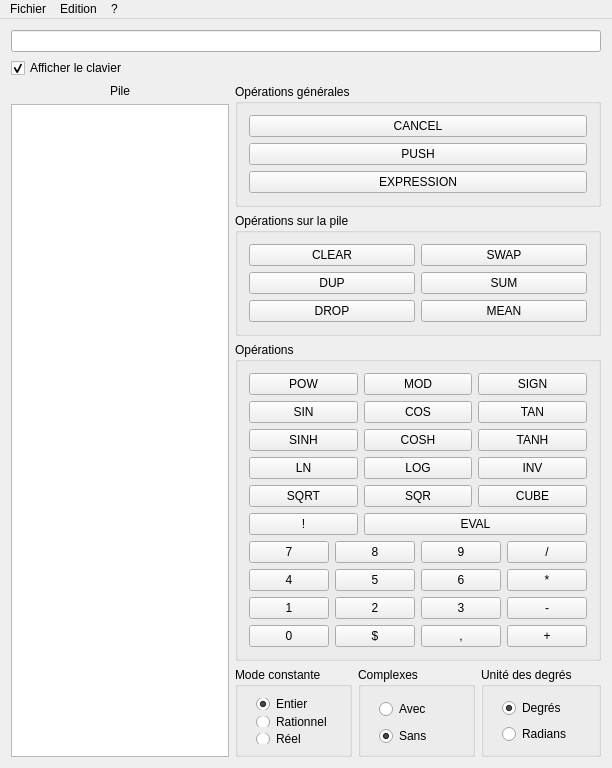
<?xml version="1.0" encoding="UTF-8"?>
<ui version="4.0">
 <class>CalculatricePolonaise</class>
 <widget class="QMainWindow" name="CalculatricePolonaise">
  <property name="geometry">
   <rect>
    <x>0</x>
    <y>0</y>
    <width>612</width>
    <height>768</height>
   </rect>
  </property>
  <property name="windowTitle">
   <string>CalculatricePolonaise</string>
  </property>
  <widget class="QWidget" name="centralWidget">
   <layout class="QVBoxLayout" name="verticalLayout_5">
    <item>
     <widget class="QLineEdit" name="affichageConstante">
      <property name="font">
       <font>
        <family>Courier New</family>
        <pointsize>9</pointsize>
       </font>
      </property>
      <property name="alignment">
       <set>Qt::AlignRight|Qt::AlignTrailing|Qt::AlignVCenter</set>
      </property>
      <property name="readOnly">
       <bool>true</bool>
      </property>
     </widget>
    </item>
    <item>
     <widget class="QCheckBox" name="checkBoxClavier">
      <property name="text">
       <string>Afficher le clavier</string>
      </property>
      <property name="checked">
       <bool>true</bool>
      </property>
     </widget>
    </item>
    <item>
     <layout class="QHBoxLayout" name="horizontalLayout">
      <item>
       <layout class="QVBoxLayout" name="verticalLayout">
        <property name="spacing">
         <number>6</number>
        </property>
        <item>
         <widget class="QLabel" name="label">
          <property name="text">
           <string>Pile</string>
          </property>
          <property name="alignment">
           <set>Qt::AlignCenter</set>
          </property>
         </widget>
        </item>
        <item>
         <widget class="QTextEdit" name="affichagePile">
          <property name="font">
           <font>
            <family>Courier New</family>
            <pointsize>9</pointsize>
           </font>
          </property>
          <property name="readOnly">
           <bool>true</bool>
          </property>
         </widget>
        </item>
       </layout>
      </item>
      <item>
       <layout class="QVBoxLayout" name="layoutClavier">
        <item>
         <layout class="QHBoxLayout" name="horizontalLayout_4">
          <item>
           <widget class="QGroupBox" name="groupBox_4">
            <property name="title">
             <string>Opérations générales</string>
            </property>
            <layout class="QVBoxLayout" name="verticalLayout_8">
             <item>
              <widget class="QPushButton" name="pushButtonCancel">
               <property name="text">
                <string>CANCEL</string>
               </property>
              </widget>
             </item>
             <item>
              <widget class="QPushButton" name="pushButtonPush">
               <property name="text">
                <string>PUSH</string>
               </property>
              </widget>
             </item>
             <item>
              <widget class="QPushButton" name="pushButtonExp">
               <property name="text">
                <string>EXPRESSION</string>
               </property>
              </widget>
             </item>
            </layout>
           </widget>
          </item>
         </layout>
        </item>
        <item>
         <layout class="QHBoxLayout" name="horizontalLayout_3">
          <item>
           <widget class="QGroupBox" name="groupBox_3">
            <property name="title">
             <string>Opérations sur la pile</string>
            </property>
            <layout class="QVBoxLayout" name="verticalLayout_6">
             <item>
              <layout class="QGridLayout" name="gridLayout_5">
               <property name="horizontalSpacing">
                <number>6</number>
               </property>
               <item row="0" column="1">
                <widget class="QPushButton" name="pushButtonSwap">
                 <property name="text">
                  <string>SWAP</string>
                 </property>
                </widget>
               </item>
               <item row="1" column="1">
                <widget class="QPushButton" name="pushButtonSum">
                 <property name="text">
                  <string>SUM</string>
                 </property>
                </widget>
               </item>
               <item row="2" column="1">
                <widget class="QPushButton" name="pushButtonMean">
                 <property name="text">
                  <string>MEAN</string>
                 </property>
                </widget>
               </item>
               <item row="0" column="0">
                <widget class="QPushButton" name="pushButtonClear">
                 <property name="text">
                  <string>CLEAR</string>
                 </property>
                </widget>
               </item>
               <item row="1" column="0">
                <widget class="QPushButton" name="pushButtonDup">
                 <property name="text">
                  <string>DUP</string>
                 </property>
                </widget>
               </item>
               <item row="2" column="0">
                <widget class="QPushButton" name="pushButtonDrop">
                 <property name="text">
                  <string>DROP</string>
                 </property>
                </widget>
               </item>
              </layout>
             </item>
            </layout>
           </widget>
          </item>
         </layout>
        </item>
        <item>
         <layout class="QHBoxLayout" name="horizontalLayout_5">
          <item>
           <widget class="QGroupBox" name="groupBox_5">
            <property name="title">
             <string>Opérations</string>
            </property>
            <layout class="QVBoxLayout" name="verticalLayout_7">
             <item>
              <layout class="QGridLayout" name="gridLayout_4">
               <item row="0" column="0">
                <widget class="QPushButton" name="pushButtonPow">
                 <property name="text">
                  <string>POW</string>
                 </property>
                </widget>
               </item>
               <item row="0" column="1">
                <widget class="QPushButton" name="pushButtonMod">
                 <property name="text">
                  <string>MOD</string>
                 </property>
                </widget>
               </item>
               <item row="0" column="2">
                <widget class="QPushButton" name="pushButtonSign">
                 <property name="text">
                  <string>SIGN</string>
                 </property>
                </widget>
               </item>
               <item row="1" column="0">
                <widget class="QPushButton" name="pushButtonSin">
                 <property name="text">
                  <string>SIN</string>
                 </property>
                </widget>
               </item>
               <item row="1" column="1">
                <widget class="QPushButton" name="pushButtonCos">
                 <property name="text">
                  <string>COS</string>
                 </property>
                </widget>
               </item>
               <item row="1" column="2">
                <widget class="QPushButton" name="pushButtonTan">
                 <property name="text">
                  <string>TAN</string>
                 </property>
                </widget>
               </item>
               <item row="2" column="0">
                <widget class="QPushButton" name="pushButtonSinh">
                 <property name="text">
                  <string>SINH</string>
                 </property>
                </widget>
               </item>
               <item row="2" column="1">
                <widget class="QPushButton" name="pushButtonCosh">
                 <property name="text">
                  <string>COSH</string>
                 </property>
                </widget>
               </item>
               <item row="2" column="2">
                <widget class="QPushButton" name="pushButtonTanh">
                 <property name="text">
                  <string>TANH</string>
                 </property>
                </widget>
               </item>
               <item row="3" column="0">
                <widget class="QPushButton" name="pushButtonLn">
                 <property name="text">
                  <string>LN</string>
                 </property>
                </widget>
               </item>
               <item row="3" column="1">
                <widget class="QPushButton" name="pushButtonLog">
                 <property name="text">
                  <string>LOG</string>
                 </property>
                </widget>
               </item>
               <item row="3" column="2">
                <widget class="QPushButton" name="pushButtonInv">
                 <property name="text">
                  <string>INV</string>
                 </property>
                </widget>
               </item>
               <item row="4" column="0">
                <widget class="QPushButton" name="pushButtonSqrt">
                 <property name="text">
                  <string>SQRT</string>
                 </property>
                </widget>
               </item>
               <item row="4" column="1">
                <widget class="QPushButton" name="pushButtonSqr">
                 <property name="text">
                  <string>SQR</string>
                 </property>
                </widget>
               </item>
               <item row="4" column="2">
                <widget class="QPushButton" name="pushButtonCube">
                 <property name="text">
                  <string>CUBE</string>
                 </property>
                </widget>
               </item>
               <item row="5" column="0">
                <widget class="QPushButton" name="pushButtonFact">
                 <property name="text">
                  <string>!</string>
                 </property>
                </widget>
               </item>
               <item row="5" column="1" colspan="2">
                <widget class="QPushButton" name="pushButtonEval">
                 <property name="text">
                  <string>EVAL</string>
                 </property>
                </widget>
               </item>
              </layout>
             </item>
             <item>
              <layout class="QGridLayout" name="gridLayout">
               <item row="0" column="0">
                <widget class="QPushButton" name="pushButton7">
                 <property name="text">
                  <string>7</string>
                 </property>
                </widget>
               </item>
               <item row="0" column="1">
                <widget class="QPushButton" name="pushButton8">
                 <property name="text">
                  <string>8</string>
                 </property>
                </widget>
               </item>
               <item row="0" column="2">
                <widget class="QPushButton" name="pushButton9">
                 <property name="text">
                  <string>9</string>
                 </property>
                </widget>
               </item>
               <item row="0" column="3">
                <widget class="QPushButton" name="pushButtonDiv">
                 <property name="text">
                  <string>/</string>
                 </property>
                </widget>
               </item>
               <item row="1" column="0">
                <widget class="QPushButton" name="pushButton4">
                 <property name="text">
                  <string>4</string>
                 </property>
                </widget>
               </item>
               <item row="1" column="2">
                <widget class="QPushButton" name="pushButton6">
                 <property name="text">
                  <string>6</string>
                 </property>
                </widget>
               </item>
               <item row="1" column="1">
                <widget class="QPushButton" name="pushButton5">
                 <property name="text">
                  <string>5</string>
                 </property>
                </widget>
               </item>
               <item row="2" column="2">
                <widget class="QPushButton" name="pushButton3">
                 <property name="text">
                  <string>3</string>
                 </property>
                </widget>
               </item>
               <item row="2" column="1">
                <widget class="QPushButton" name="pushButton2">
                 <property name="text">
                  <string>2</string>
                 </property>
                </widget>
               </item>
               <item row="2" column="0">
                <widget class="QPushButton" name="pushButton1">
                 <property name="text">
                  <string>1</string>
                 </property>
                </widget>
               </item>
               <item row="3" column="0">
                <widget class="QPushButton" name="pushButton0">
                 <property name="text">
                  <string>0</string>
                 </property>
                </widget>
               </item>
               <item row="3" column="2">
                <widget class="QPushButton" name="pushButtonVirgule">
                 <property name="text">
                  <string>,</string>
                 </property>
                </widget>
               </item>
               <item row="1" column="3">
                <widget class="QPushButton" name="pushButtonMult">
                 <property name="text">
                  <string>*</string>
                 </property>
                </widget>
               </item>
               <item row="2" column="3">
                <widget class="QPushButton" name="pushButtonMoins">
                 <property name="text">
                  <string>-</string>
                 </property>
                </widget>
               </item>
               <item row="3" column="3">
                <widget class="QPushButton" name="pushButtonPlus">
                 <property name="text">
                  <string>+</string>
                 </property>
                </widget>
               </item>
               <item row="3" column="1">
                <widget class="QPushButton" name="pushButtonDollar">
                 <property name="text">
                  <string>$</string>
                 </property>
                </widget>
               </item>
              </layout>
             </item>
            </layout>
           </widget>
          </item>
         </layout>
        </item>
        <item>
         <layout class="QHBoxLayout" name="horizontalLayout_2">
          <item>
           <widget class="QGroupBox" name="groupBox">
            <property name="title">
             <string>Mode constante</string>
            </property>
            <widget class="QWidget" name="verticalLayoutWidget">
             <property name="geometry">
              <rect>
               <x>10</x>
               <y>20</y>
               <width>101</width>
               <height>68</height>
              </rect>
             </property>
             <layout class="QVBoxLayout" name="verticalLayout_3">
              <item>
               <widget class="QRadioButton" name="radioButtonEntier">
                <property name="text">
                 <string>Entier</string>
                </property>
                <property name="checked">
                 <bool>true</bool>
                </property>
               </widget>
              </item>
              <item>
               <widget class="QRadioButton" name="radioButtonRationnel">
                <property name="text">
                 <string>Rationnel</string>
                </property>
               </widget>
              </item>
              <item>
               <widget class="QRadioButton" name="radioButtonReel">
                <property name="text">
                 <string>Réel</string>
                </property>
               </widget>
              </item>
             </layout>
            </widget>
           </widget>
          </item>
          <item>
           <widget class="QGroupBox" name="groupBox_2">
            <property name="title">
             <string>Complexes</string>
            </property>
            <widget class="QWidget" name="verticalLayoutWidget_2">
             <property name="geometry">
              <rect>
               <x>10</x>
               <y>20</y>
               <width>181</width>
               <height>71</height>
              </rect>
             </property>
             <layout class="QVBoxLayout" name="verticalLayout_4">
              <item>
               <widget class="QRadioButton" name="radioButtonAvecComplexes">
                <property name="text">
                 <string>Avec</string>
                </property>
               </widget>
              </item>
              <item>
               <widget class="QRadioButton" name="radioButtonSansComplexes">
                <property name="text">
                 <string>Sans</string>
                </property>
                <property name="checked">
                 <bool>true</bool>
                </property>
               </widget>
              </item>
             </layout>
            </widget>
           </widget>
          </item>
          <item>
           <widget class="QGroupBox" name="groupBox_6">
            <property name="title">
             <string>Unité des degrés</string>
            </property>
            <widget class="QWidget" name="verticalLayoutWidget_3">
             <property name="geometry">
              <rect>
               <x>10</x>
               <y>20</y>
               <width>101</width>
               <height>68</height>
              </rect>
             </property>
             <layout class="QVBoxLayout" name="verticalLayout_9">
              <item>
               <widget class="QRadioButton" name="radioButtonDegres">
                <property name="text">
                 <string>Degrés</string>
                </property>
                <property name="checked">
                 <bool>true</bool>
                </property>
               </widget>
              </item>
              <item>
               <widget class="QRadioButton" name="radioButtonRadians">
                <property name="text">
                 <string>Radians</string>
                </property>
               </widget>
              </item>
             </layout>
            </widget>
            <zorder>verticalLayoutWidget_3</zorder>
            <zorder>groupBox_2</zorder>
           </widget>
          </item>
         </layout>
        </item>
       </layout>
      </item>
     </layout>
    </item>
   </layout>
  </widget>
  <widget class="QMenuBar" name="menuBar">
   <property name="geometry">
    <rect>
     <x>0</x>
     <y>0</y>
     <width>612</width>
     <height>21</height>
    </rect>
   </property>
   <widget class="QMenu" name="menuFichier">
    <property name="title">
     <string>Fichier</string>
    </property>
    <addaction name="actionQuitter"/>
   </widget>
   <widget class="QMenu" name="menu">
    <property name="title">
     <string>?</string>
    </property>
    <addaction name="actionA_propos"/>
    <addaction name="actionA_propos_de_Qt"/>
   </widget>
   <widget class="QMenu" name="menuEdition">
    <property name="title">
     <string>Edition</string>
    </property>
    <addaction name="actionAnnuler"/>
    <addaction name="actionR_tablir"/>
   </widget>
   <addaction name="menuFichier"/>
   <addaction name="menuEdition"/>
   <addaction name="menu"/>
  </widget>
  <action name="actionA_propos">
   <property name="text">
    <string>A propos</string>
   </property>
  </action>
  <action name="actionQuitter">
   <property name="text">
    <string>Quitter</string>
   </property>
  </action>
  <action name="actionA_propos_de_Qt">
   <property name="text">
    <string>A propos de Qt</string>
   </property>
  </action>
  <action name="actionAnnuler">
   <property name="text">
    <string>Annuler</string>
   </property>
  </action>
  <action name="actionR_tablir">
   <property name="text">
    <string>Rétablir</string>
   </property>
  </action>
 </widget>
 <layoutdefault spacing="6" margin="11"/>
 <resources/>
 <connections>
  <connection>
   <sender>actionQuitter</sender>
   <signal>triggered()</signal>
   <receiver>CalculatricePolonaise</receiver>
   <slot>close()</slot>
   <hints>
    <hint type="sourcelabel">
     <x>-1</x>
     <y>-1</y>
    </hint>
    <hint type="destinationlabel">
     <x>300</x>
     <y>201</y>
    </hint>
   </hints>
  </connection>
 </connections>
</ui>
